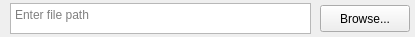
<?xml version="1.0" encoding="UTF-8"?>
<ui version="4.0">
 <class>filePathSelector</class>
 <widget class="QWidget" name="filePathSelector">
  <property name="geometry">
   <rect>
    <x>0</x>
    <y>0</y>
    <width>415</width>
    <height>37</height>
   </rect>
  </property>
  <property name="minimumSize">
   <size>
    <width>415</width>
    <height>37</height>
   </size>
  </property>
  <property name="windowTitle">
   <string>Form</string>
  </property>
  <widget class="QPushButton" name="pushButton">
   <property name="geometry">
    <rect>
     <x>320</x>
     <y>5</y>
     <width>90</width>
     <height>27</height>
    </rect>
   </property>
   <property name="text">
    <string>Browse...</string>
   </property>
  </widget>
  <widget class="QTextEdit" name="textEdit">
   <property name="geometry">
    <rect>
     <x>10</x>
     <y>3</y>
     <width>301</width>
     <height>31</height>
    </rect>
   </property>
   <property name="placeholderText">
    <string>Enter file path</string>
   </property>
  </widget>
 </widget>
 <resources/>
 <connections/>
</ui>
